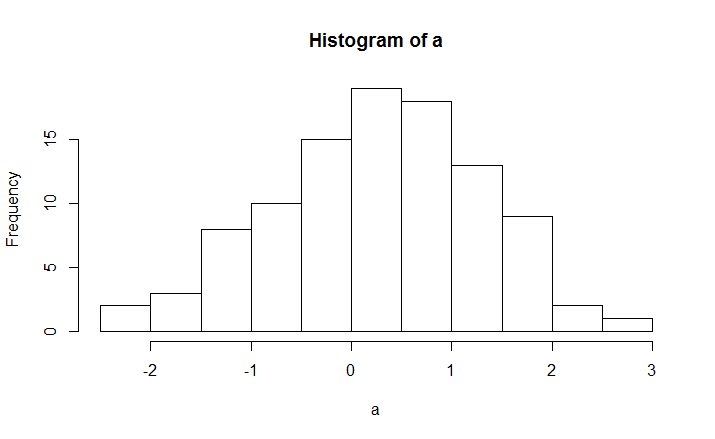

Reproduce this figure in R.
a <-rnorm(100)
> hist(a)
> plot.ecdf(a)
> 
  > b <-pnorm(1,3,sqrt(5))
  > 1-b
  [1] 0.8144533
  > 
